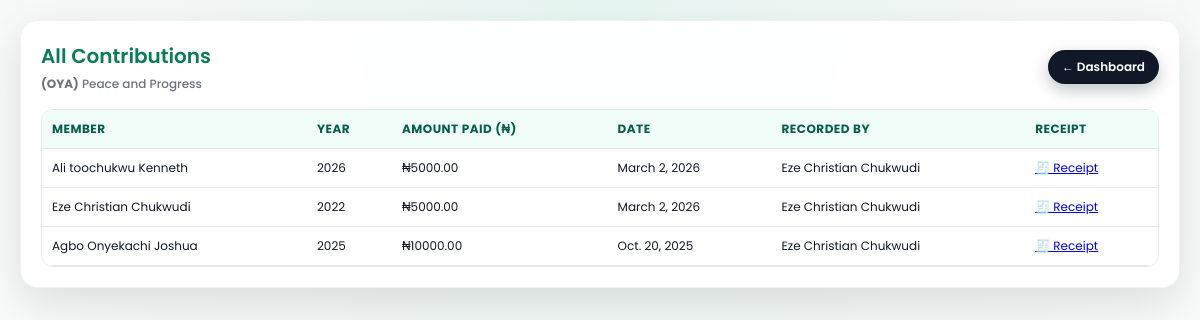
/contributions/ (signed in), run on the app's committed database.
### finance/models.py (models this page shows, shortened)
class Contribution(models.Model):
    member = models.ForeignKey(Member, on_delete=models.CASCADE)
    year = models.PositiveIntegerField()
    amount_paid = models.DecimalField(max_digits=10, decimal_places=2)
    payment_date = models.DateField()
    recorded_by = models.ForeignKey(Member, on_delete=models.SET_NULL, null=True, related_name='contributions_recorded')
    class Meta:
        unique_together = ('member', 'year')  # ✅ Prevent duplicate dues per year

### accounts/models.py (models this page shows, shortened)
class Member(models.Model):
    ROLE_CHOICES = [
        ('admin', 'Admin'),
        ('executive', 'Executive'),
        ('floor', 'Floor Member'),
    ]
    STATUS_CHOICES = [
        ('active', 'Active'),
        ('inactive', 'Inactive'),
        ('suspended', 'Suspended'),
    ]
    serial_number = models.CharField(max_length=20, unique=True)
    full_name = models.CharField(max_length=200)
    phone_number = models.CharField(max_length=20)
    gender = models.CharField(max_length=10)
    age = models.PositiveIntegerField()
    role = models.CharField(max_length=20, choices=ROLE_CHOICES)
    executive_position = models.CharField(max_length=100, null=True, blank=True)
    status = models.CharField(max_length=20, choices=STATUS_CHOICES)
    year_joined = models.PositiveIntegerField()
    password = models.CharField(max_length=128)  # hashed later
    created_at = models.DateTimeField(auto_now_add=True)

### accounts/decorators.py (the view)
    def wrapper(request, *args, **kwargs):
        if not request.session.get('member_id'):
            return redirect('login')
        return view_func(request, *args, **kwargs)

### finance/views.py (called while the page is built)
@login_required
def contributions_list(request):
    contributions = Contribution.objects.select_related('member').order_by('-payment_date')
    return render(request, 'finance/contributions_list.html', {'contributions': contributions})

### finance/templates/finance/contributions_list.html (shortened to what this page needs)
<!DOCTYPE html>
<html lang="en">
<head>
</head>
<body>
  <div class="container">
    <div class="header">
      <div class="title">
        <h2>All Contributions</h2>
        <p><strong>(OYA)</strong>
          Peace and Progress</p>
      </div>
      <div class="actions">
        <a href="{% url 'dashboard' %}" class="btn secondary">← Dashboard</a>
      </div>
    </div>
    <div class="table-wrap">
      <table>
        <thead>
          <tr>
            <th>Member</th>
            <th>Year</th>
            <th>Amount Paid (₦)</th>
            <th>Date</th>
            <th>Recorded By</th>
            <th>Receipt</th>
          </tr>
        </thead>
        <tbody>
          {% for c in contributions %}
          <tr>
            <td>{{ c.member.full_name }}</td>
            <td>{{ c.year }}</td>
            <td>₦{{ c.amount_paid }}</td>
            <td>{{ c.payment_date }}</td>
            <td>{{ c.recorded_by.full_name }}</td>
            <td>
  <a href="{% url 'contribution_receipt' c.id %}" target="_blank">🧾 Receipt</a>
</td>
          </tr>
          {% empty %}
          <tr>
            <td colspan="5" style="text-align:center; padding:16px; color:#6b7280;">
              No contributions recorded yet.
            </td>
          </tr>
          {% endfor %}
        </tbody>
      </table>
    </div>
  </div>
</body>
</html>

### finance/templates/finance/contributions_list.html (style rules this page uses)
* { box-sizing: border-box; }
body { margin: 0; min-height: 100vh; font-family: 'Poppins', sans-serif; background: radial-gradient(circle at top, #e6f5f1, #f5f7f6, #ffffff); padding: 20px; }
.container { max-width: 1200px; margin: auto; background: rgba(255,255,255,0.95); backdrop-filter: blur(6px); padding: 20px; border-radius: 18px; box-shadow: 0 16px 40px rgba(0,0,0,0.1); border: 1px solid #eef2f7; }
.header { display: flex; justify-content: space-between; align-items: center; flex-wrap: wrap; gap: 10px; margin-bottom: 16px; }
.title h2 { margin: 0; color: #0a7c5b; font-weight: 600; font-size: 20px; }
.title p { margin: 4px 0 0; font-size: 12px; color: #6b7280; font-weight: 500; }
.actions { display: flex; gap: 8px; flex-wrap: wrap; }
.btn { padding: 8px 14px; border-radius: 999px; background: linear-gradient(135deg, #0a7c5b, #0fb38a); color: white; font-size: 12px; font-weight: 600; text-decoration: none; border: none; cursor: pointer; box-shadow: 0 6px 16px rgba(10, 124, 91, 0.25); transition: 0.15s ease; }
.btn.secondary { background: #111827; box-shadow: 0 6px 16px rgba(17, 24, 39, 0.25); }
.table-wrap { overflow-x: auto; border-radius: 12px; border: 1px solid #e5e7eb; }
table { width: 100%; border-collapse: collapse; min-width: 800px; background: #fff; }
thead { background: #f0fdf9; }
th { padding: 10px; text-align: left; font-size: 12px; color: #065f46; text-transform: uppercase; letter-spacing: 0.04em; border-bottom: 1px solid #e5e7eb; }
td { padding: 10px; font-size: 12px; border-bottom: 1px solid #e5e7eb; color: #111827; white-space: nowrap; }

### data on the page
Contribution: member.full_name "Ali toochukwu Kenneth", year "2026", amount_paid "5000.00", payment_date "March 2, 2026", recorded_by.full_name "Eze Christian Chukwudi"
Contribution: member.full_name "Eze Christian Chukwudi", year "2022", amount_paid "5000.00", payment_date "March 2, 2026", recorded_by.full_name "Eze Christian Chukwudi"
Contribution: member.full_name "Agbo Onyekachi Joshua", year "2025", amount_paid "10000.00", payment_date "Oct. 20, 2025", recorded_by.full_name "Eze Christian Chukwudi"
